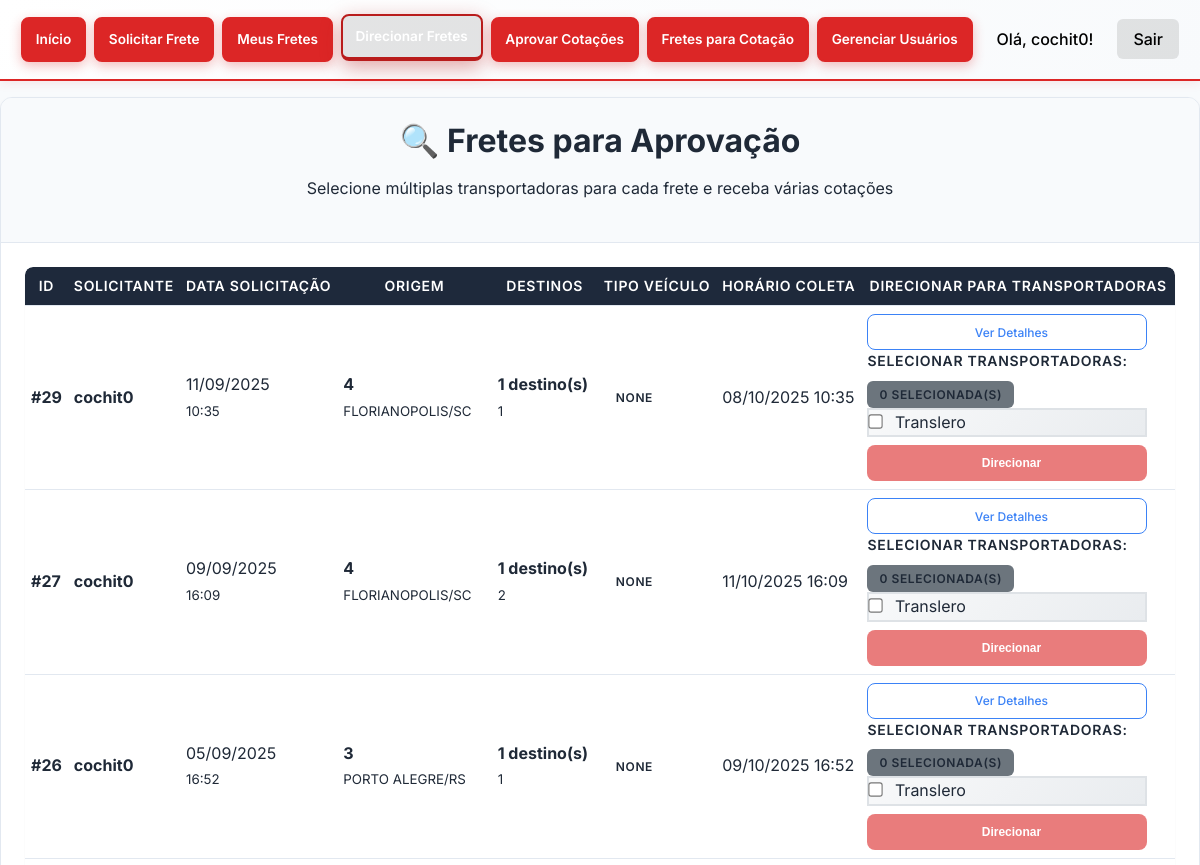
The app's page /fretes-para-aprovacao/ (signed in, upper part), older data.
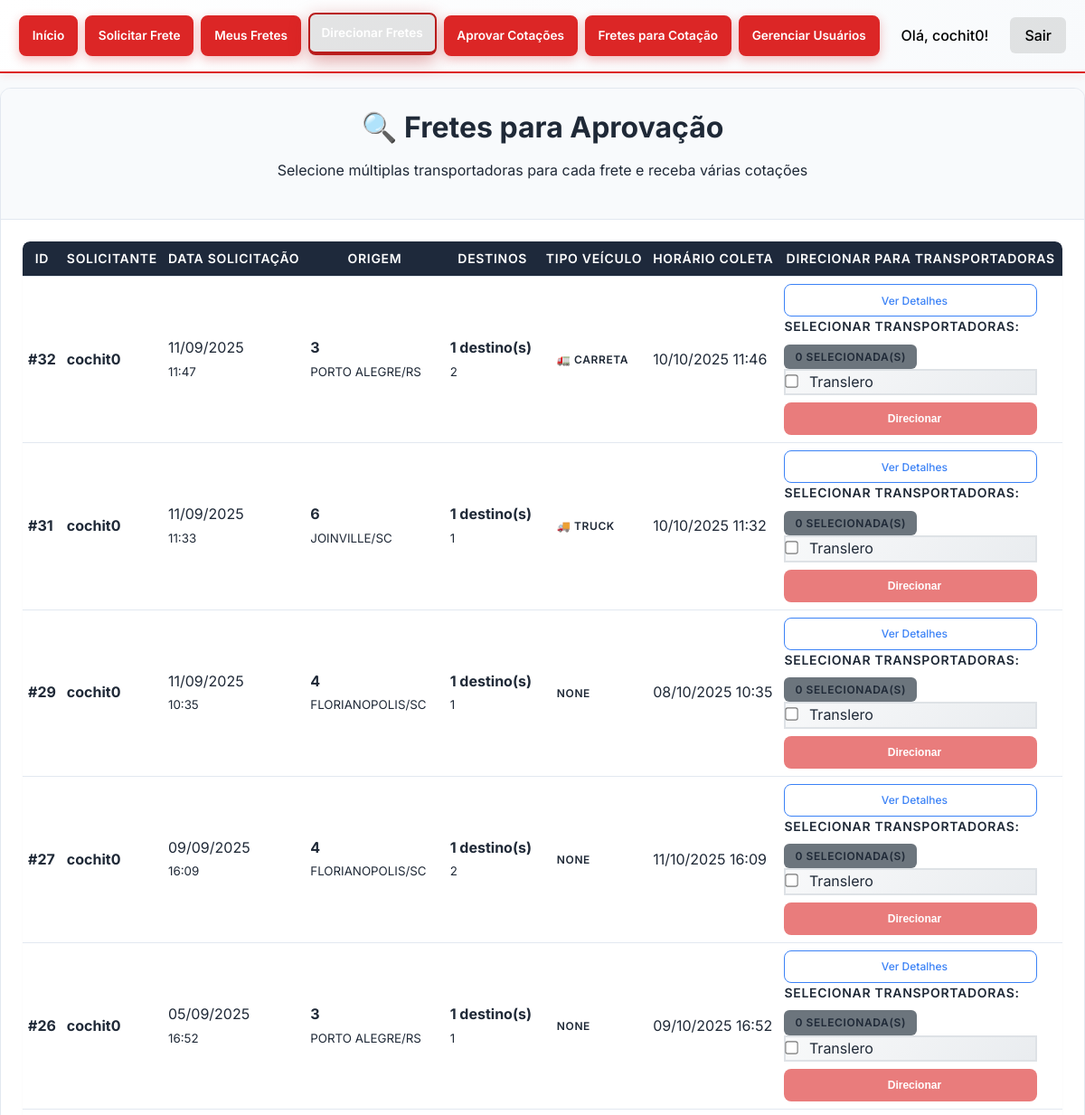
The same page, newer data.
### fretes/models.py (models this page shows, shortened)
class FreteRequest(models.Model):
	usuario = models.ForeignKey(User, on_delete=models.CASCADE)
	data_criacao = models.DateTimeField(auto_now_add=True)
	descricao = models.TextField(blank=True)
	transportadora_selecionada = models.ForeignKey(Transportadora, null=True, blank=True, on_delete=models.SET_NULL)
	origem = models.ForeignKey(Loja, null=True, blank=True, on_delete=models.SET_NULL, related_name='fretes_origem')
	horario_coleta = models.CharField(max_length=50, blank=True, null=True)
	observacoes_origem = models.TextField(blank=True, null=True, verbose_name="Observações da Coleta")
	anexo_origem = models.FileField(upload_to='anexos/origem/', blank=True, null=True, verbose_name="Anexo da Origem", help_text="Arquivo Excel ou PDF relacionado à origem")
	TIPO_VEICULO_CHOICES = [
		('carreta', 'Carreta'),
		('truck', 'Truck'),
		('vuc', 'VUC'),
		('toco', 'Toco'),
		('3_4', '3/4'),
		('van', 'Van'),
	]
	tipo_veiculo = models.CharField(max_length=10, choices=TIPO_VEICULO_CHOICES, blank=True, null=True, verbose_name="Tipo de Veículo", help_text="Tipo de veículo necessário para o frete")
	precisa_ajudante = models.BooleanField(default=False, verbose_name="Precisa de Ajudante", help_text="Indica se o frete necessita de ajudante")
	quantidade_ajudantes = models.PositiveIntegerField(default=0, verbose_name="Quantidade de Ajudantes", help_text="Número de ajudantes necessários")
	nota_fiscal_emitida = models.BooleanField(default=False, verbose_name="Nota Fiscal Emitida", help_text="Indica se a nota fiscal já foi emitida")
	anexo_nota_fiscal = models.FileField(upload_to='anexos/nota_fiscal/', blank=True, null=True, verbose_name="Anexo da Nota Fiscal", help_text="Arquivo da nota fiscal (PDF, Excel)")
	quem_paga_frete = models.CharField(max_length=100, blank=True, null=True, verbose_name="Quem Paga o Frete", help_text="Loja responsável pelo pagamento do frete")
	STATUS_CHOICES = [
		('pendente', 'Pendente'),
		('cotacao_enviada', 'Cotação Enviada'),
		('cotacao_recebida', 'Cotação Recebida'),
		('cotacao_aprovada', 'Cotação Aprovada'),
		('rejeitado', 'Rejeitado'),
		('rejeitado_transportadora', 'Rejeitado pela Transportadora'),
		('cancelado', 'Cancelado'),
		('finalizado', 'Finalizado'),
	]
	status = models.CharField(max_length=30, choices=STATUS_CHOICES, default='pendente')
	centro_custo = models.CharField(max_length=100, blank=True, null=True, verbose_name="Centro de Custo", help_text="Centro de custo aprovado para o frete")
	aprovador = models.ForeignKey(User, on_delete=models.SET_NULL, null=True, blank=True, related_name='fretes_aprovados', verbose_name="Aprovador")
	data_aprovacao = models.DateTimeField(null=True, blank=True, verbose_name="Data de Aprovação")
	observacoes_aprovacao = models.TextField(blank=True, null=True, verbose_name="Observações da Aprovação")
	justificativa_rejeicao = models.TextField(blank=True, null=True, verbose_name="Justificativa da Rejeição")
	motivo_cancelamento = models.TextField(blank=True, null=True, verbose_name="Motivo do Cancelamento", help_text="Justificativa para o cancelamento do frete")
	usuario_cancelamento = models.ForeignKey(User, on_delete=models.SET_NULL, null=True, blank=True, related_name='fretes_cancelados', verbose_name="Usuário que Cancelou")
	data_cancelamento = models.DateTimeField(null=True, blank=True, verbose_name="Data do Cancelamento")
	transportadora = models.ForeignKey(User, on_delete=models.SET_NULL, null=True, blank=True, related_name='fretes_cotados', verbose_name="Transportadora", help_text="Transportadora responsável pela cotação")
	valor_frete = models.DecimalField(max_digits=10, decimal_places=2, null=True, blank=True, verbose_name="Valor do Frete", help_text="Valor cobrado pelo frete")
	valor_pedagio = models.DecimalField(max_digits=10, decimal_places=2, null=True, blank=True, verbose_name="Valor do Pedágio", help_text="Valor cobrado pelo pedágio")
	valor_ajudante = models.DecimalField(max_digits=10, decimal_places=2, null=True, blank=True, verbose_name="Valor do Ajudante", help_text="Valor cobrado pelo ajudante")
	valor_total = models.DecimalField(max_digits=10, decimal_places=2, null=True, blank=True, verbose_name="Valor Total", help_text="Soma total da cotação")
	data_cotacao = models.DateTimeField(null=True, blank=True, verbose_name="Data da Cotação")
	observacoes_cotacao = models.TextField(blank=True, null=True, verbose_name="Observações da Cotação")
	motivo_rejeicao_transportadora = models.TextField(blank=True, null=True, verbose_name="Motivo da Rejeição pela Transportadora")

class Loja(models.Model):
	nome = models.CharField(max_length=100)
	endereco = models.CharField(max_length=255)
	numero = models.CharField(max_length=20)
	municipio = models.CharField(max_length=100)
	estado = models.CharField(max_length=2)
	cep = models.CharField(max_length=15, blank=True)
	regional = models.CharField(max_length=100, blank=True)
	latitude = models.DecimalField(max_digits=9, decimal_places=6, null=True, blank=True)
	longitude = models.DecimalField(max_digits=9, decimal_places=6, null=True, blank=True)

class Destino(models.Model):
	frete = models.ForeignKey(FreteRequest, related_name='destinos', on_delete=models.CASCADE)
	endereco = models.CharField(max_length=255)
	cidade = models.CharField(max_length=100)
	estado = models.CharField(max_length=2)
	cep = models.CharField(max_length=10)
	volume = models.PositiveIntegerField(default=1)
	loja = models.CharField(max_length=100, blank=True, null=True)  # Adicione esta linha
	numero = models.CharField(max_length=20, blank=True, null=True)
	data_entrega = models.DateTimeField(blank=True, null=True, verbose_name="Data de Entrega", help_text="Data e horário previstos para entrega")
	observacao = models.TextField(blank=True, null=True)
	anexo_destino = models.FileField(upload_to='anexos/destino/', blank=True, null=True, verbose_name="Anexo do Destino", help_text="Arquivo Excel ou PDF relacionado ao destino")

class Transportadora(models.Model):
	nome = models.CharField(max_length=100)
	email = models.EmailField()

### fretes/views.py (the view)
# urls.py: path('fretes-para-aprovacao/', views.fretes_para_aprovacao, name='fretes_para_aprovacao'),
@login_required(login_url='/login/')
def fretes_para_aprovacao(request):
    try:
        user_profile = request.user.userprofile
        if not (user_profile.is_usuario_master() or user_profile.is_gerente()):
            messages.error(request, 'Você não tem permissão para aprovar fretes.')
            return redirect('home')
    except UserProfile.DoesNotExist:
        messages.error(request, 'Perfil de usuário não encontrado.')
        return redirect('home')
    fretes_pendentes = FreteRequest.objects.filter(
        status='pendente'
    ).select_related('usuario', 'origem').prefetch_related('destinos').order_by('-data_criacao')
    transportadoras = Transportadora.objects.all().order_by('nome')
    return render(request, 'fretes/fretes_para_aprovacao.html', {
        'fretes_pendentes': fretes_pendentes,
        'transportadoras': transportadoras
    })

### fretes/models.py (called while the page is built)
	def is_usuario_master(self):
		return self.is_master or self.tipo_usuario == 'master'

	def is_gerente(self):
		return self.tipo_usuario == 'gerente'

	def is_transportadora(self):
		return self.tipo_usuario == 'transportadora'

### fretes/templatetags/frete_filters.py (called while the page is built)
@register.filter
def format_horario_coleta(value):
    if not value:
        return ''
    try:
        if 'T' in value:
            dt = datetime.datetime.strptime(value, '%Y-%m-%dT%H:%M')
        else:
            dt = datetime.datetime.strptime(value, '%Y-%m-%d %H:%M')
        return dt.strftime('%d/%m/%Y %H:%M')
    except Exception:
        return value

### fretes/templates/fretes/fretes_para_aprovacao.html (shortened to what the changed rows need)
{% extends 'fretes/base.html' %}
{% load static %}
{% load frete_filters %}
{% block content %}
<div class="container-fluid mt-4">
    <div class="card">
        <div class="card-header">
            <h2 class="text-center">🔍 Fretes para Aprovação</h2>
        </div>
        <div class="card-body p-0">
            {% if fretes_pendentes %}
                <div class="table-responsive">
                    <table class="table table-hover">
                        <thead class="table-dark">
                            <tr>
                                <th>ID</th>
                                <th>Solicitante</th>
                                <th>Data Solicitação</th>
                                <th>Origem</th>
                                <th>Destinos</th>
                                <th>Tipo Veículo</th>
                                <th>Horário Coleta</th>
                                <th>Direcionar para Transportadoras</th>
                            </tr>
                        </thead>
                        <tbody>
                            {% for frete in fretes_pendentes %}
                                <tr>
                                    <td>
                                        <strong>#{{ frete.id }}</strong>
                                    </td>
                                    <td>
                                        <div>
                                            <strong>{{ frete.usuario.username }}</strong><br>
                                        </div>
                                    </td>
                                    <td>
                                        <div>
                                            {{ frete.data_criacao|date:"d/m/Y" }}<br>
                                            <small class="text-muted">{{ frete.data_criacao|time:"H:i" }}</small>
                                        </div>
                                    </td>
                                    <td>
                                        <div>
                                            <strong>{{ frete.origem.nome }}</strong><br>
                                            <small class="text-muted">{{ frete.origem.municipio }}/{{ frete.origem.estado }}</small>
                                        </div>
                                    </td>
                                    <td>
                                        <div>
                                            <strong>{{ frete.destinos.count }} destino(s)</strong><br>
                                            {% for destino in frete.destinos.all|slice:":2" %}
                                                <small class="text-muted">{{ destino.loja }}</small><br>
                                            {% endfor %}
                                        </div>
                                    </td>
                                    <td>
                                        <span class="badge bg-info">
                                            {% if frete.tipo_veiculo == 'carreta' %}🚛 Carreta
                                            {% elif frete.tipo_veiculo == 'truck' %}🚚 Truck
                                            {% elif frete.tipo_veiculo == 'vuc' %}🚐 VUC
                                            {% elif frete.tipo_veiculo == 'toco' %}🚛 Toco
                                            {% elif frete.tipo_veiculo == '3_4' %}🚛 3/4
                                            {% elif frete.tipo_veiculo == 'van' %}🚐 Van
                                            {% else %}{{ frete.tipo_veiculo|title }}{% endif %}
                                        </span>
                                    </td>
                                    <td>
                                        <div>
                                            {{ frete.horario_coleta|format_horario_coleta }}
                                        </div>
                                    </td>
                        <td>
                            <div class="transportadora-selection">
                                <div class="mb-2">
                                    <a href="{% url 'frete_detalhe' frete.id %}" class="btn btn-outline-primary btn-sm w-100" title="Ver detalhes completos do frete">
                                         Ver Detalhes
                                    </a>
                                </div>
                                <div class="mb-3">
                                    <div class="d-flex justify-content-between align-items-center mb-2">
                                        <label class="form-label small fw-bold text-primary mb-0">
                                            Selecionar Transportadoras:
                                        </label>
                                        <span class="badge bg-secondary transportadora-count" data-frete-id="{{ frete.id }}">0 selecionada(s)</span>
                                    </div>
                                    <div class="transportadoras-checkboxes" data-frete-id="{{ frete.id }}">
                                        {% for transportadora in transportadoras %}
                                            <div class="form-check form-check-inline">
                                                <input class="form-check-input transportadora-checkbox" type="checkbox"
                                                       value="{{ transportadora.id }}" id="transp_{{ frete.id }}_{{ transportadora.id }}">
                                                <label class="form-check-label small" for="transp_{{ frete.id }}_{{ transportadora.id }}">
                                                    {{ transportadora.nome }}
                                                </label>
                                            </div>
                                        {% endfor %}
                                    </div>
                                </div>
                                <button class="btn btn-success btn-sm direcionar-btn" data-frete-id="{{ frete.id }}" disabled>
                                     Direcionar
                                </button>
                            </div>
                        </td>
                                </tr>
                            {% endfor %}
                        </tbody>
                    </table>
                </div>
            {% endif %}
        </div>
    </div>
</div>
{% endblock %}

Row changes from the older to the newer data that the page shows:
added FreteRequest: id "32", usuario.username "cochit0", data_criacao "11/09/2025", data_criacao "11:47", origem.nome "3", origem.municipio "PORTO ALEGRE", origem.estado "RS", destinos.count "1", tipo_veiculo "🚛 CARRETA", horario_coleta "10/10/2025 11:46"
added Destino: loja "2", shown under "32"
added FreteRequest: id "31", usuario.username "cochit0", data_criacao "11/09/2025", data_criacao "11:33", origem.nome "6", origem.municipio "JOINVILLE", origem.estado "SC", destinos.count "1", tipo_veiculo "🚚 TRUCK", horario_coleta "10/10/2025 11:32"
added Destino: loja "1", shown under "31"
